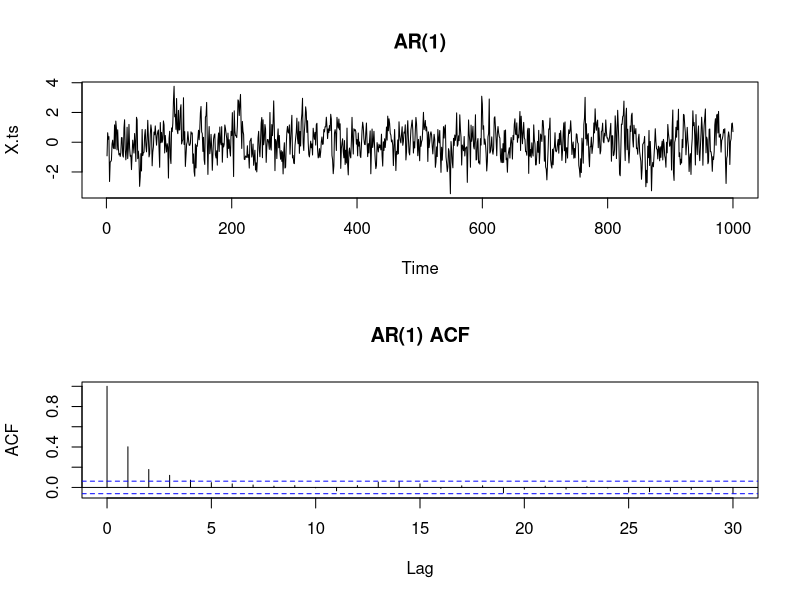
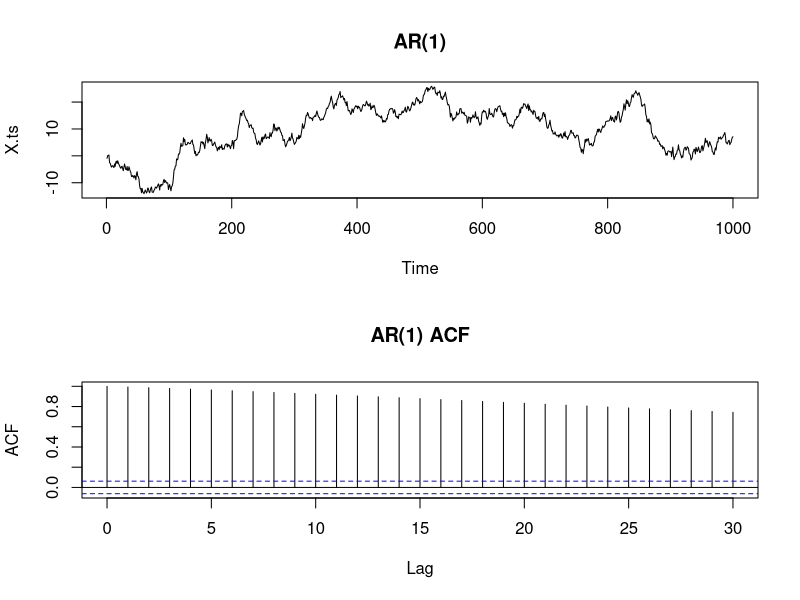
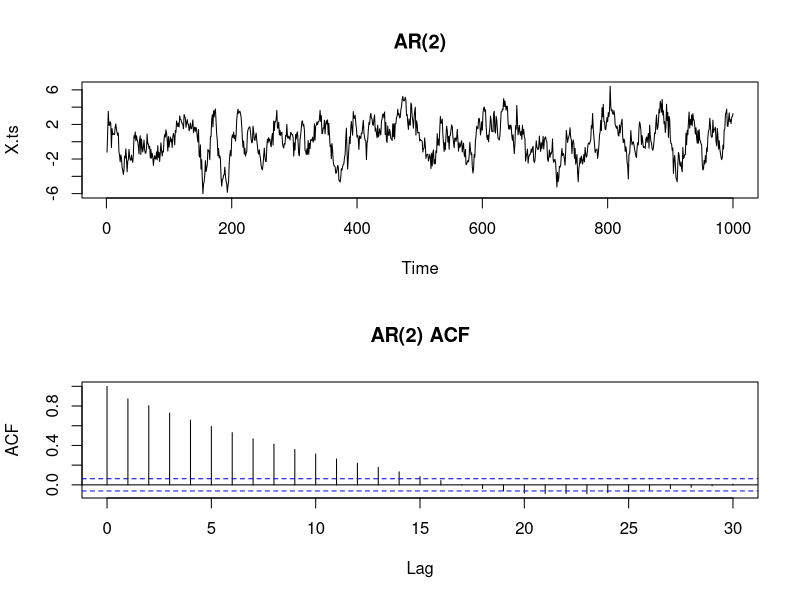
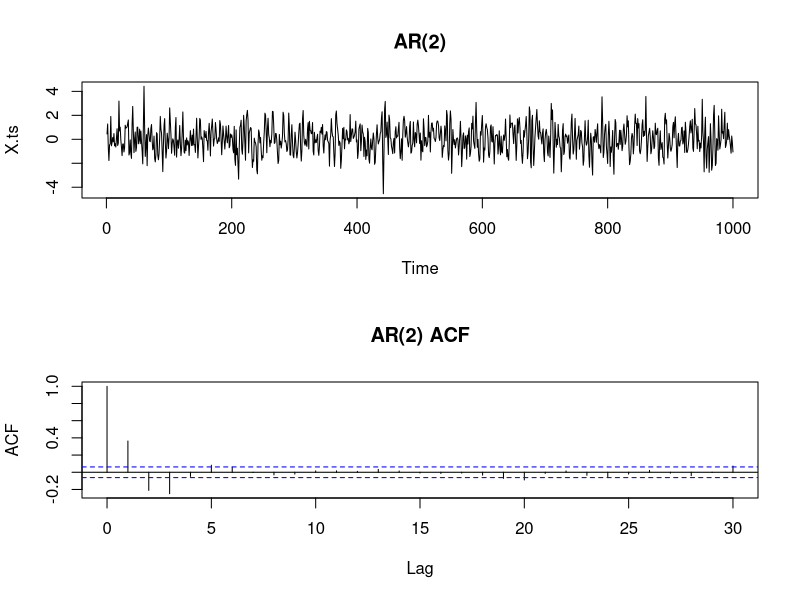

These figures' R source, in order:
set.seed(2016)
N = 1000
phi = 0.4
# phi = 1
Z = rnorm(N,0,1)
X = NULL
X[1] = Z[1]

for (t in 2:N) {
	X[t] = Z[t] + phi*X[t-1]
}

X.ts = ts(X)
par(mfrow = c(2,1))
plot(X.ts, main ="AR(1)")

x.acf = acf(X.ts, main="AR(1) ACF")




set.seed(2016)
N = 1000
# phi = 0.4
phi = 1
Z = rnorm(N,0,1)
X = NULL
X[1] = Z[1]

for (t in 2:N) {
	X[t] = Z[t] + phi*X[t-1]
}

X.ts = ts(X)
par(mfrow = c(2,1))
plot(X.ts, main ="AR(1)")

x.acf = acf(X.ts, main="AR(1) ACF")




# AR(2)
# require(arima)
set.seed(2017)
X.ts <- arima.sim(list(ar = c(0.7,0.2)), n=1000)
par(mfrow = c(2,1))
plot(X.ts, main="AR(2)")
X.acf = acf(X.ts, main="AR(2) ACF")



# AR(2)
# require(arima)
set.seed(2017)
X.ts <- arima.sim(list(ar = c(0.5,-0.4)), n=1000)
par(mfrow = c(2,1))
plot(X.ts, main="AR(2)")
X.acf = acf(X.ts, main="AR(2) ACF")